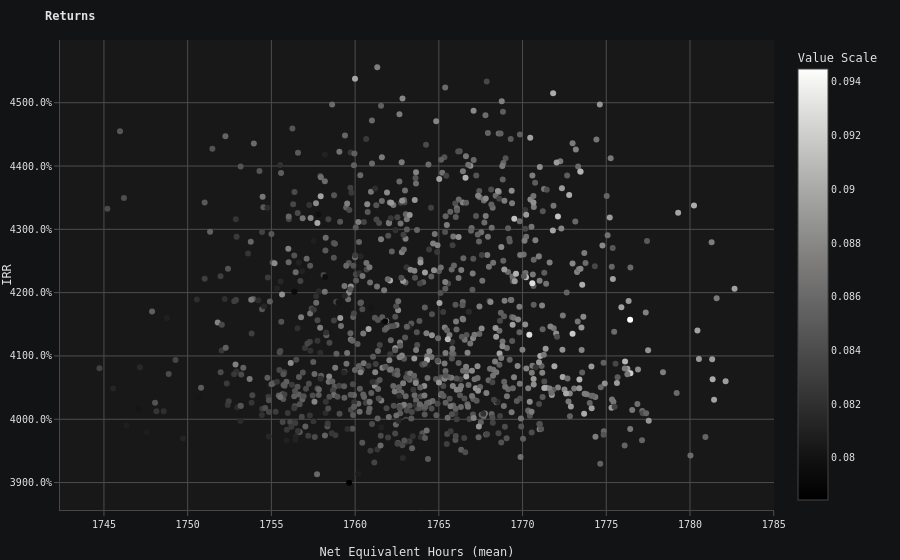

Source (notebook cell):
### Code cell
fig = go.Figure()

fig.add_trace(go.Scatter(
    x= mean_equivalent_hours,
    y= mean_price,
    mode="markers",
    marker=dict(
        color=irr,
        colorscale='gray',
        showscale=True,
        colorbar=dict(title="Value Scale") # Labels the color bar
    )
    
))

fig.update_layout(
    title="Returns",
    xaxis=dict(
        title="Net Equivalent Hours (mean)",
        tickformat=".0f"
    ),
    yaxis=dict(
        title="IRR",
        tickformat=".1%"
    )
)

fig.write_html("outputs/fig_neh_irr.html")

fig.show()

### Figure 1 — Plotly figure (JSON) as saved in the notebook; plotly's stock layout.template omitted (floating-point values rounded to 4 significant figures; data arrays with more than 128 entries replaced by an {"elided": "..."} marker saying what was removed)
{"data": [{"marker": {"color": {"elided": "1000 float values"}, "colorbar": {"title": {"text": "Value Scale"}}, "colorscale": [[0, "rgb(0, 0, 0)"], [0.09091, "rgb(16, 16, 16)"], [0.1818, "rgb(38, 38, 38)"], [0.2727, "rgb(59, 59, 59)"], [0.3636, "rgb(81, 80, 80)"], [0.4545, "rgb(102, 101, 101)"], [0.5455, "rgb(124, 123, 122)"], [0.6364, "rgb(146, 146, 145)"], [0.7273, "rgb(171, 171, 170)"], [0.8182, "rgb(197, 197, 195)"], [0.9091, "rgb(224, 224, 223)"], [1, "rgb(254, 254, 253)"]], "showscale": true}, "mode": "markers", "type": "scatter", "x": {"elided": "1000 float values"}, "y": {"elided": "1000 float values"}}], "layout": {"title": {"text": "Returns"}, "xaxis": {"tickformat": ".0f", "title": {"text": "Net Equivalent Hours (mean)"}}, "yaxis": {"tickformat": ".1%", "title": {"text": "IRR"}}}}
